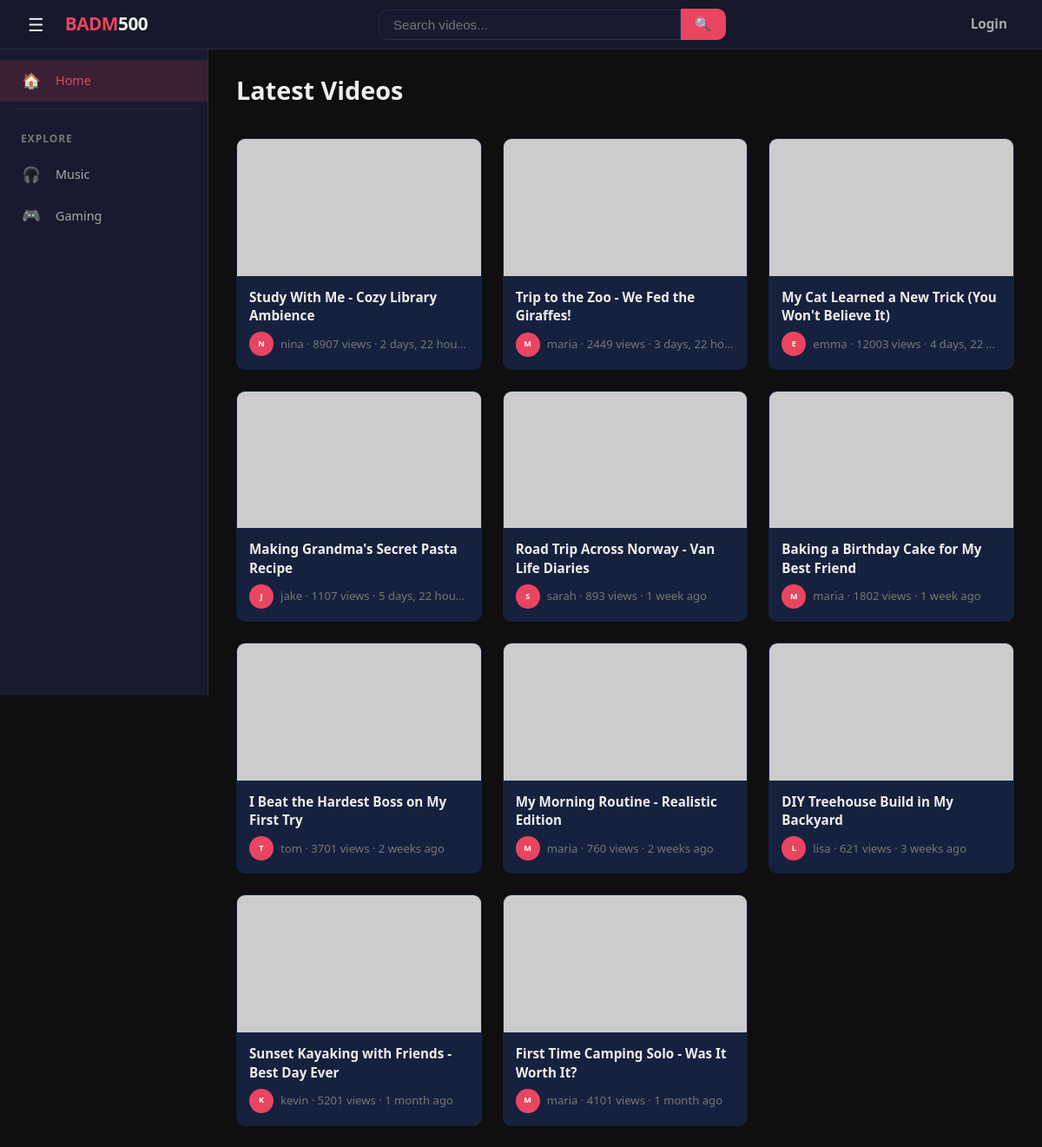
The page / on the database its author committed.
### videos/models.py (models this page shows, shortened)
class Video(models.Model):
    VISIBILITY_CHOICES = [
        ('public', 'Public'),
        ('unlisted', 'Unlisted'),
        ('private', 'Private'),
    ]
    title = models.CharField(max_length=200)
    description = models.TextField(blank=True, default='')
    file = models.FileField(upload_to='videos/')
    thumbnail = models.ImageField(upload_to='thumbnails/', blank=True, null=True)
    visibility = models.CharField(max_length=10, choices=VISIBILITY_CHOICES, default='public')
    author = models.ForeignKey(User, on_delete=models.CASCADE, related_name='videos')
    views = models.PositiveIntegerField(default=0)
    duration = models.PositiveIntegerField(null=True, blank=True, help_text='Duration in seconds')
    created_at = models.DateTimeField(default=timezone.now)
    class Meta:
        ordering = ['-created_at']

### videos/views.py (the view)
# urls.py: path('', views.index, name='index'),
def index(request):
    query = request.GET.get('q', '').strip()
    qs = Video.objects.filter(visibility='public')
    if query:
        qs = qs.filter(Q(title__icontains=query) | Q(description__icontains=query))
    paginator = Paginator(qs, 12)
    videos = paginator.get_page(request.GET.get('page'))
    return render(request, 'index.html', {'videos': videos, 'query': query})

### videos/context_processors.py (called while the page is built)
def notifications(request):
    if request.user.is_authenticated:
        return {
            'unread_count': request.user.notifications.filter(is_read=False).count(),
        }
    return {'unread_count': 0}

### templates/index.html (shortened to what this page needs)
{% extends 'base.html' %}
{% block content %}
<div class="page-header">
    <h1>Latest Videos</h1>
</div>
{% with empty_title="No videos yet" empty_text='Be the first to <a href="/upload/">upload a video</a>!' %}
{% include 'includes/video_grid.html' %}
{% endwith %}
{% endblock %}

### templates/base.html (shortened to what this page needs)
{% load static %}
<!DOCTYPE html>
<html lang="en">
<head>
    <link rel="stylesheet" href="{% static 'css/style.css' %}">
</head>
<body class="{% block body_class %}{% endblock %}">
    <nav>
        <div class="nav-container">
            <div class="nav-left">
                <label for="sidebar-check" class="sidebar-toggle" aria-label="Toggle sidebar">&#9776;</label>
                <a href="{% url 'index' %}" class="nav-logo">BADM<span>500</span></a>
            </div>
            <form class="nav-search" action="{% url 'index' %}" method="get">
                <input type="text" name="q" placeholder="Search videos..." aria-label="Search videos" value="{{ query|default:'' }}">
                <button type="submit">&#128269;</button>
            </form>
            <ul>
                {% if user.is_authenticated %}
                <li class="nav-notifications">
                    <a href="{% url 'notifications' %}" class="nav-bell {% if unread_count %}has-unread{% endif %}">
                        &#128276;
                        {% if unread_count %}<span class="notification-badge">{{ unread_count }}</span>{% endif %}
                    </a>
                </li>
                <li><a href="{% url 'upload' %}" class="{% if request.resolver_match.url_name == 'upload' %}active{% endif %}">Upload</a></li>
                <li><a href="{% url 'profile' user.username %}" class="{% if request.resolver_match.url_name == 'profile' %}active{% endif %}">Profile</a></li>
                <li><a href="{% url 'logout' %}">Logout</a></li>
                {% else %}
                <li><a href="{% url 'login' %}" class="{% if request.resolver_match.url_name == 'login' %}active{% endif %}">Login</a></li>
                {% endif %}
            </ul>
        </div>
    </nav>
    <div class="app-layout">
        <aside class="left-sidebar" id="left-sidebar">
            <a href="{% url 'index' %}" class="sidebar-item {% if request.resolver_match.url_name == 'index' and not request.GET.q %}active{% endif %}">
                <span class="sidebar-icon">&#127968;</span>
                <span class="sidebar-label">Home</span>
            </a>
            <div class="sidebar-divider"></div>
            <div class="sidebar-section-title">Explore</div>
            <a href="{% url 'index' %}?q=music" class="sidebar-item">
                <span class="sidebar-icon">&#127911;</span>
                <span class="sidebar-label">Music</span>
            </a>
            <a href="{% url 'index' %}?q=gaming" class="sidebar-item">
                <span class="sidebar-icon">&#127918;</span>
                <span class="sidebar-label">Gaming</span>
            </a>
        </aside>
        <main class="app-main">
            {% block content %}{% endblock %}
        </main>
    </div>
</body>
</html>

### templates/includes/video_grid.html (shortened to what this page needs)
{% load video_extras %}
<section class="video-grid">
    {% for video in videos %}
    <a href="{% url 'watch' video.pk %}" class="video-card">
        <div class="thumbnail">
            {% if video.thumbnail %}
            <img src="{{ video.thumbnail.url }}" alt="{{ video.title }}">
            {% else %}
            <img src="https://placehold.co/400x225/1a1a2e/e94560?text={{ video.title|truncatewords:2|urlencode }}" alt="{{ video.title }}">
            {% endif %}
        </div>
        <div class="card-body">
            <h3>{{ video.title }}</h3>
            <div class="card-meta">
                <div class="avatar-sm">{{ video.author.username|first|upper }}</div>
                <span>{{ video.author.username }} &middot; {{ video.views }} view{{ video.views|pluralize }} &middot; {{ video.created_at|timesince }} ago</span>
            </div>
        </div>
    </a>
    {% empty %}
    <div class="empty-state">
        <h2>{{ empty_title|default:"No videos" }}</h2>
        <p>{{ empty_text|default:"" }}</p>
    </div>
    {% endfor %}
</section>

### static/css/base.css (style rules this page uses)
:root { --bg-primary: #0f0f0f; --bg-secondary: #1a1a2e; --bg-card: #16213e; --bg-input: #1a1a2e; --bg-hover: #1e2a4a; --accent: #e94560; --accent-hover: #ff6b81; --accent-glow: rgba(233, 69, 96, 0.15); --text-primary: #eee; --text-secondary: #aaa; --text-muted: #777; --border: #2a2a4a; --border-light: #333366; --shadow: rgba(0, 0, 0, 0.4); --shadow-lg: rgba(0, 0, 0, 0.6); --radius: 10px; --radius-sm: 6px; --radius-lg: 14px; --transition: 0.25s ease; --max-width: 1200px; --sidebar-width: 240px; }
*, *::before, *::after { box-sizing: border-box; }
html { scroll-behavior: smooth; }
body { font-family: 'Segoe UI', system-ui, -apple-system, sans-serif; margin: 0; background: var(--bg-primary); color: var(--text-primary); line-height: 1.6; min-height: 100vh; }
a { color: var(--accent); text-decoration: none; transition: color var(--transition); }
img { max-width: 100%; display: block; }

### static/css/nav.css (style rules this page uses)
nav { background: var(--bg-secondary); border-bottom: 1px solid var(--border); padding: 0 24px; position: sticky; top: 0; z-index: 100; backdrop-filter: blur(12px); background: rgba(26, 26, 46, 0.95); }
.nav-container { margin: 0 auto; display: flex; align-items: center; justify-content: space-between; height: 56px; gap: 8px; }
.nav-left { display: flex; align-items: center; gap: 16px; }
.nav-logo { font-size: 1.3em; font-weight: 800; color: var(--accent); letter-spacing: -0.5px; white-space: nowrap; }
.nav-logo span { color: var(--text-primary); }
nav ul { list-style: none; display: flex; align-items: center; margin: 0; padding: 0; gap: 8px; }
nav li a { color: var(--text-secondary); text-decoration: none; font-weight: 600; font-size: 0.95em; padding: 8px 16px; border-radius: var(--radius-sm); transition: all var(--transition); }
.nav-search { display: flex; align-items: center; flex: 0 1 400px; margin: 0 24px; }
.nav-search input { width: 100%; padding: 8px 16px; background: var(--bg-input); border: 1px solid var(--border); border-radius: var(--radius) 0 0 var(--radius); color: var(--text-primary); font-size: 0.95em; outline: none; transition: border-color var(--transition); }
.nav-search button { padding: 8px 16px; background: var(--accent); border: 1px solid var(--accent); border-left: none; border-radius: 0 var(--radius) var(--radius) 0; color: #fff; cursor: pointer; font-size: 0.95em; transition: background var(--transition); }
.sidebar-toggle { background: none; border: none; color: var(--text-primary); cursor: pointer; padding: 8px; font-size: 1.3em; line-height: 1; border-radius: var(--radius-sm); transition: background var(--transition); display: inline-flex; align-items: center; }
.app-layout { display: flex; min-height: calc(100vh - 56px); }
.left-sidebar { width: var(--sidebar-width); background: var(--bg-secondary); border-right: 1px solid var(--border); padding: 12px 0; position: sticky; top: 56px; height: calc(100vh - 56px); overflow-y: auto; flex-shrink: 0; transition: width var(--transition), padding var(--transition); z-index: 50; }
.sidebar-section-title { font-size: 0.75em; font-weight: 700; color: var(--text-muted); text-transform: uppercase; letter-spacing: 0.08em; padding: 16px 24px 8px; }
.sidebar-item { display: flex; align-items: center; padding: 10px 24px; color: var(--text-secondary); text-decoration: none; font-size: 0.9em; font-weight: 500; transition: all var(--transition); border-radius: 0; }
.sidebar-item.active { background: rgba(233, 69, 96, 0.15); color: var(--accent); }
.sidebar-icon { font-size: 1.2em; width: 24px; text-align: center; margin-right: 16px; flex-shrink: 0; }
.sidebar-divider { height: 1px; background: var(--border); margin: 8px 16px; }
.app-main { flex: 1; min-width: 0; padding: 24px 32px; }
.page-header { margin-bottom: 32px; }
.page-header h1 { font-size: 1.8em; font-weight: 700; margin: 0 0 8px 0; }

### rows shown on the page
Video: title "Study With Me - Cozy Library Ambience", author.username|first "N", author.username "nina", views "8907", created_at "2 days, 22 hou…"
Video: title "Trip to the Zoo - We Fed the Giraffes!", author.username|first "M", author.username "maria", views "2449", created_at "3 days, 22 ho…"
Video: title "My Cat Learned a New Trick (You Won't Believe It)", author.username|first "E", author.username "emma", views "12003", created_at "4 days, 22…"
Video: title "Making Grandma's Secret Pasta Recipe", author.username|first "J", author.username "jake", views "1107", created_at "5 days, 22 hou…"
Video: title "Road Trip Across Norway - Van Life Diaries", author.username|first "S", author.username "sarah", views "893", created_at "1 week"
Video: title "Baking a Birthday Cake for My Best Friend", author.username|first "M", author.username "maria", views "1802", created_at "1 week"
Video: title "I Beat the Hardest Boss on My First Try", author.username|first "T", author.username "tom", views "3701", created_at "2 weeks"
Video: title "My Morning Routine - Realistic Edition", author.username|first "M", author.username "maria", views "760", created_at "2 weeks"
Video: title "DIY Treehouse Build in My Backyard", author.username|first "L", author.username "lisa", views "621", created_at "3 weeks"
Video: title "Sunset Kayaking with Friends - Best Day Ever", author.username|first "K", author.username "kevin", views "5201", created_at "1 month"
Video: title "First Time Camping Solo - Was It Worth It?", author.username|first "M", author.username "maria", views "4101", created_at "1 month"
